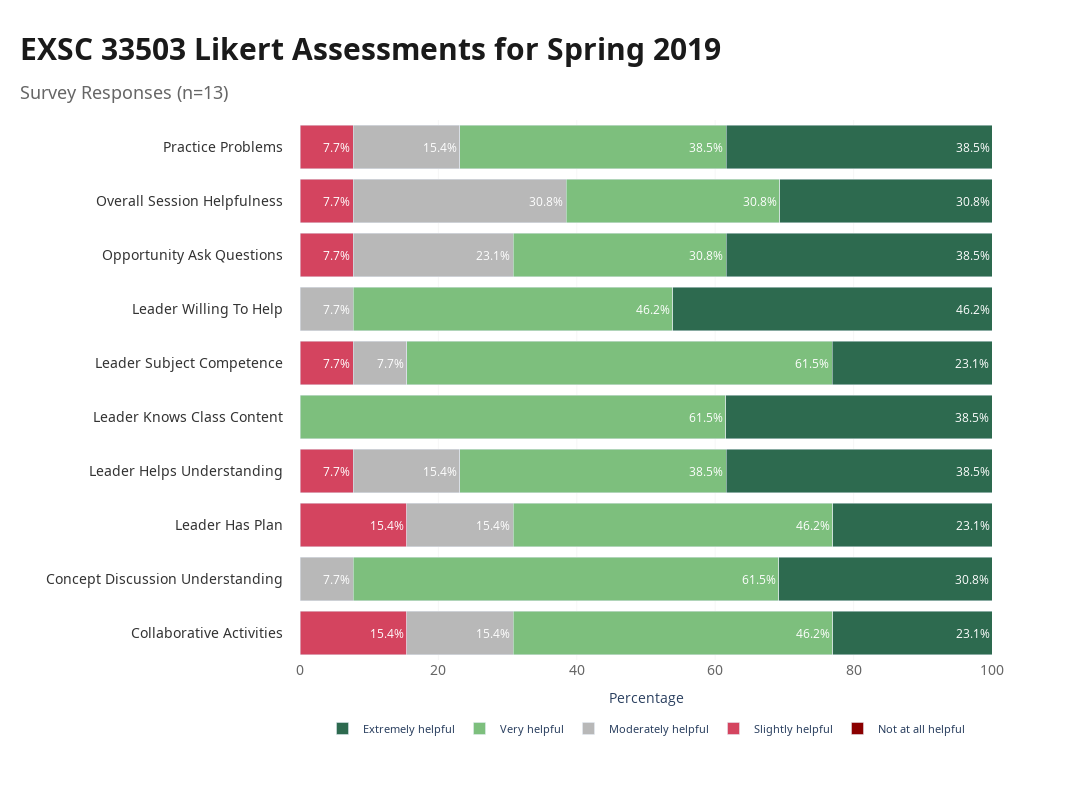

Notebook code cell kept with this figure:
### Code cell
fig1 = create_likert_chart('EXSC', '33503', 'Spring', 2019)
if fig1:
    fig1.show()

### Figure 1 — Plotly figure (JSON) as saved in the notebook; plotly's stock layout.template omitted (floating-point values rounded to 4 significant figures)
{"data": [{"hovertemplate": "%{y}<br>Not at all helpful: %{x:.1f}%<extra></extra>", "marker": {"color": "#8B0000"}, "name": "Not at all helpful", "orientation": "h", "text": ["", "", "", "", "", "", "", "", "", ""], "textfont": {"color": "white", "size": 12}, "textposition": "inside", "type": "bar", "x": [0, 0, 0, 0, 0, 0, 0, 0, 0, 0], "y": ["Collaborative Activities", "Concept Discussion Understanding", "Leader Has Plan", "Leader Helps Understanding", "Leader Knows Class Content", "Leader Subject Competence", "Leader Willing To Help", "Opportunity Ask Questions", "Overall Session Helpfulness", "Practice Problems"]}, {"hovertemplate": "%{y}<br>Slightly helpful: %{x:.1f}%<extra></extra>", "marker": {"color": "#D4445F"}, "name": "Slightly helpful", "orientation": "h", "text": ["15.4%", "", "15.4%", "7.7%", "", "7.7%", "", "7.7%", "7.7%", "7.7%"], "textfont": {"color": "white", "size": 12}, "textposition": "inside", "type": "bar", "x": [15.4, 0, 15.4, 7.7, 0, 7.7, 0, 7.7, 7.7, 7.7], "y": ["Collaborative Activities", "Concept Discussion Understanding", "Leader Has Plan", "Leader Helps Understanding", "Leader Knows Class Content", "Leader Subject Competence", "Leader Willing To Help", "Opportunity Ask Questions", "Overall Session Helpfulness", "Practice Problems"]}, {"hovertemplate": "%{y}<br>Moderately helpful: %{x:.1f}%<extra></extra>", "marker": {"color": "#B8B8B8"}, "name": "Moderately helpful", "orientation": "h", "text": ["15.4%", "7.7%", "15.4%", "15.4%", "", "7.7%", "7.7%", "23.1%", "30.8%", "15.4%"], "textfont": {"color": "white", "size": 12}, "textposition": "inside", "type": "bar", "x": [15.4, 7.7, 15.4, 15.4, 0, 7.7, 7.7, 23.1, 30.8, 15.4], "y": ["Collaborative Activities", "Concept Discussion Understanding", "Leader Has Plan", "Leader Helps Understanding", "Leader Knows Class Content", "Leader Subject Competence", "Leader Willing To Help", "Opportunity Ask Questions", "Overall Session Helpfulness", "Practice Problems"]}, {"hovertemplate": "%{y}<br>Very helpful: %{x:.1f}%<extra></extra>", "marker": {"color": "#7DBF7D"}, "name": "Very helpful", "orientation": "h", "text": ["46.2%", "61.5%", "46.2%", "38.5%", "61.5%", "61.5%", "46.2%", "30.8%", "30.8%", "38.5%"], "textfont": {"color": "white", "size": 12}, "textposition": "inside", "type": "bar", "x": [46.2, 61.5, 46.2, 38.5, 61.5, 61.5, 46.2, 30.8, 30.8, 38.5], "y": ["Collaborative Activities", "Concept Discussion Understanding", "Leader Has Plan", "Leader Helps Understanding", "Leader Knows Class Content", "Leader Subject Competence", "Leader Willing To Help", "Opportunity Ask Questions", "Overall Session Helpfulness", "Practice Problems"]}, {"hovertemplate": "%{y}<br>Extremely helpful: %{x:.1f}%<extra></extra>", "marker": {"color": "#2D6A4F"}, "name": "Extremely helpful", "orientation": "h", "text": ["23.1%", "30.8%", "23.1%", "38.5%", "38.5%", "23.1%", "46.2%", "38.5%", "30.8%", "38.5%"], "textfont": {"color": "white", "size": 12}, "textposition": "inside", "type": "bar", "x": [23.1, 30.8, 23.1, 38.5, 38.5, 23.1, 46.2, 38.5, 30.8, 38.5], "y": ["Collaborative Activities", "Concept Discussion Understanding", "Leader Has Plan", "Leader Helps Understanding", "Leader Knows Class Content", "Leader Subject Competence", "Leader Willing To Help", "Opportunity Ask Questions", "Overall Session Helpfulness", "Practice Problems"]}], "layout": {"barmode": "stack", "height": 800, "legend": {"font": {"family": "Noto Sans, sans-serif", "size": 11}, "orientation": "h", "x": 0.5, "xanchor": "center", "y": -0.1, "yanchor": "top"}, "margin": {"b": 140, "l": 300, "r": 100, "t": 120}, "paper_bgcolor": "white", "plot_bgcolor": "white", "title": {"font": {"color": "#1a1a1a", "family": "Noto Sans, sans-serif", "size": 30}, "pad": {"l": 20}, "text": "<b>EXSC 33503 Likert Assessments for Spring 2019</b><br><span style=\"font-size:18px; color:#666666; font-weight:500\">Survey Responses (n=13)</span>", "x": 0, "xanchor": "left"}, "width": 1200, "xaxis": {"gridcolor": "rgba(224, 224, 224, 0.3)", "range": [0, 100], "showgrid": true, "tickfont": {"color": "#666666", "family": "Noto Sans, sans-serif", "size": 14}, "title": {"text": "Percentage"}}, "yaxis": {"showgrid": false, "tickfont": {"color": "#333333", "family": "Noto Sans, sans-serif", "size": 14}, "ticksuffix": "    ", "title": {"text": ""}}}}
